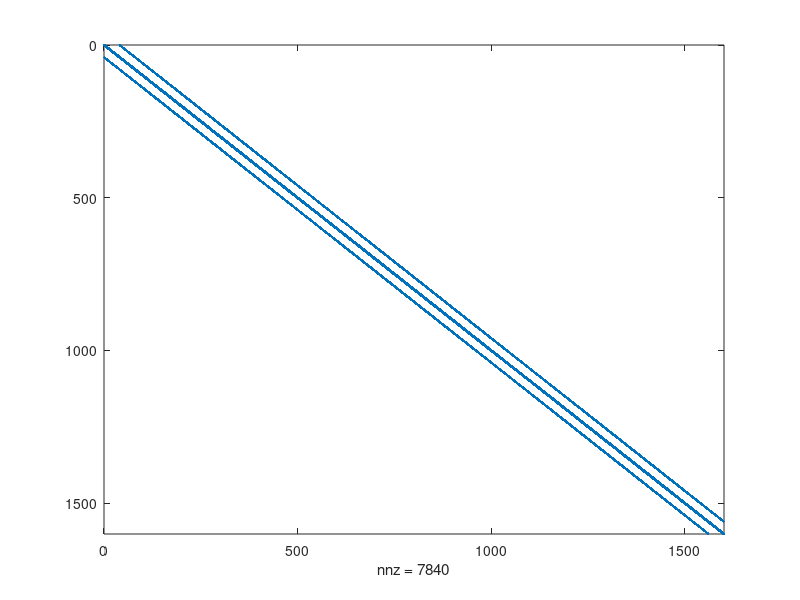
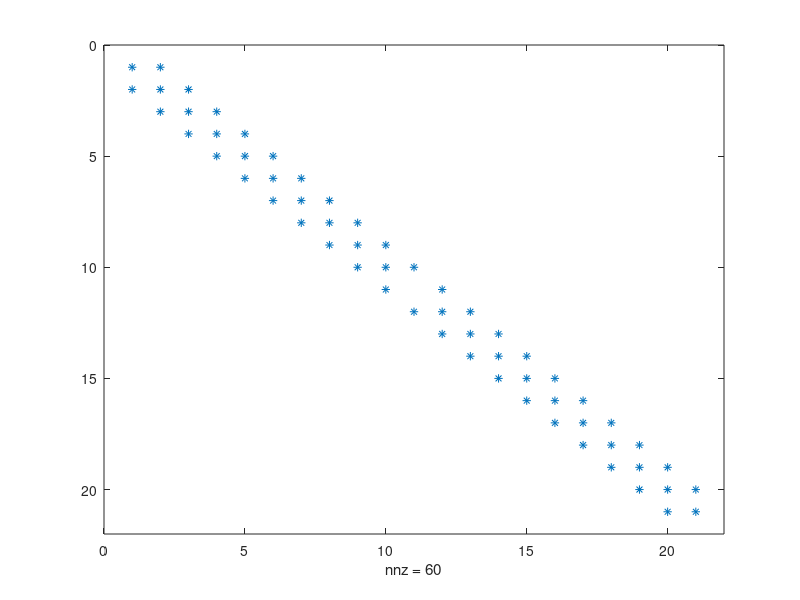

MATLAB code for these plots, in order:
help ilu;

A = gallery('neumann', 1600) + speye(1600);
setup.type = 'nofill';
a = nnz(A);
b = nnz(lu(A));
c = nnz(ilu(A,setup));
%  This shows that A has 7840 nonzeros, its complete LU factorization has
%      126478 nonzeros, and its incomplete LU factorization with 0 level of
%      fill-in has 7840 nonzeros, the same amount as A.
 
spy(A);

help bicgstab;

n = 21; A = gallery('wilk',n);  b = sum(A,2);
tol = 1e-12;  maxit = 15; M = diag([10:-1:1 1 1:10]);
x = bicgstab(A,b,tol,maxit,M);
figure;
spy(A);